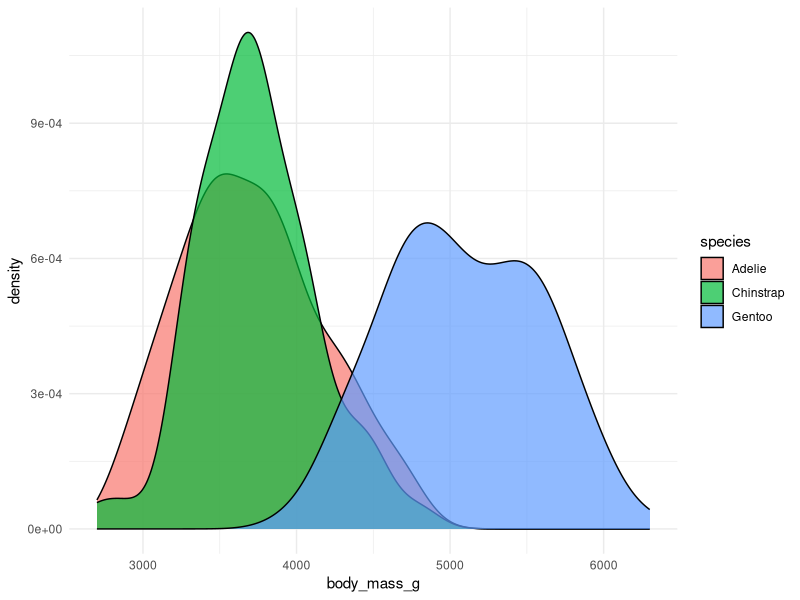

This figure's R source:
# coded by: Nan Nourn
# date: 2025-12-07

# packages
library(tidyverse)
library(palmerpenguins)
library(here)
here()
theme_set(theme_minimal())

# load dataset
penguins <- palmerpenguins::penguins
penguins <- penguins |> drop_na()

# simple graphs
penguins |> 
  ggplot(aes(x = body_mass_g, fill = species)) +
  geom_density(alpha = 0.7)
